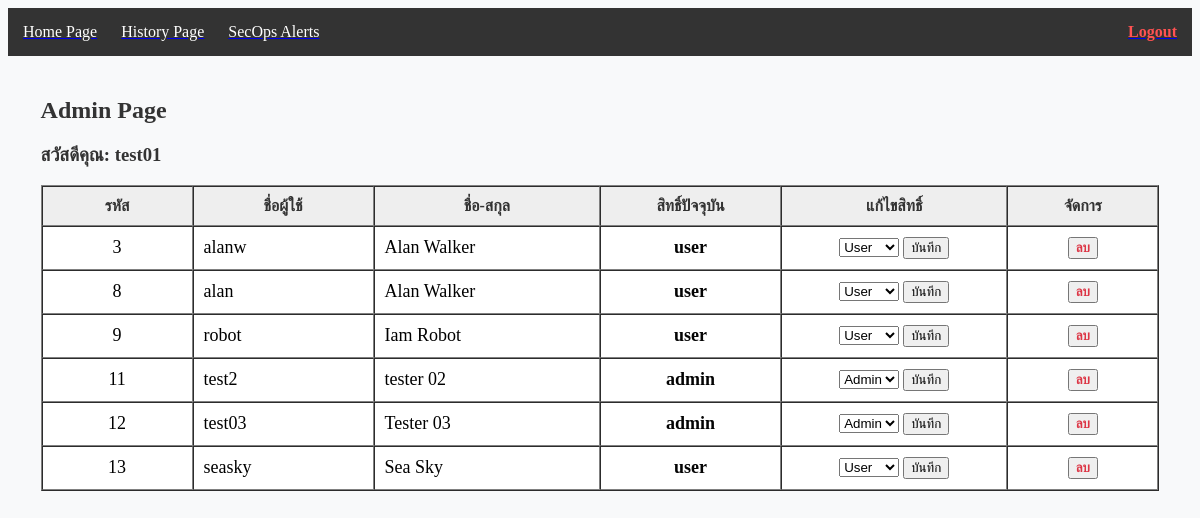
Page /admin.php (signed in) on the earlier database version.
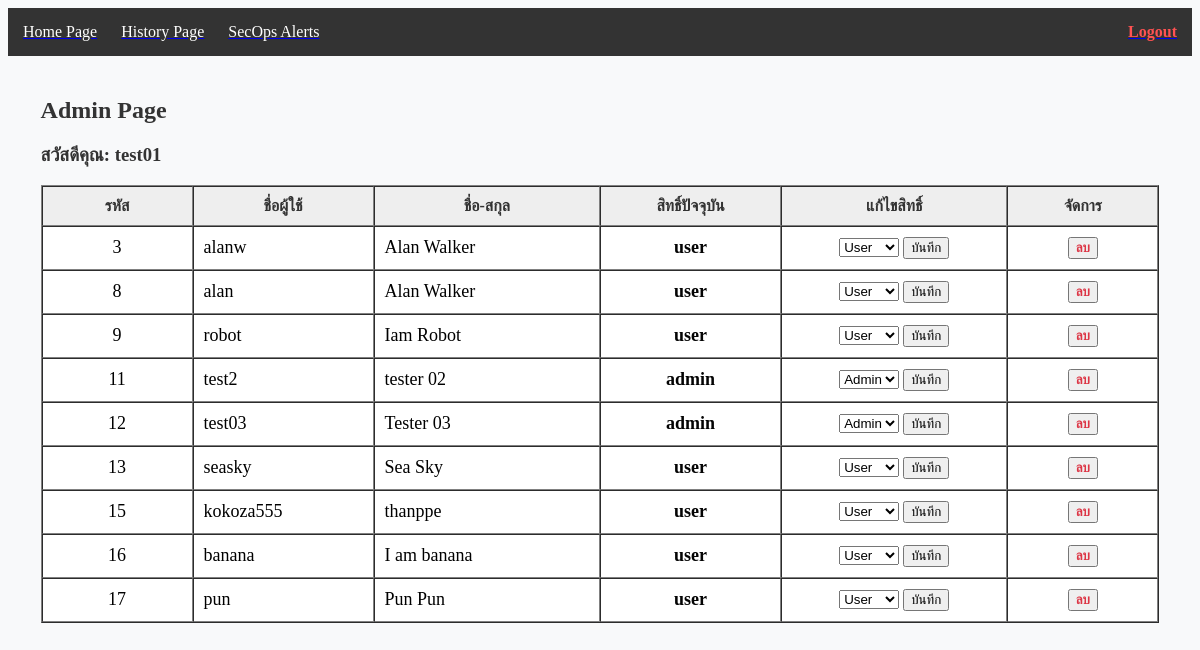
Same page on the later database version.
### tables this page shows
CREATE TABLE `user` (
  `user_id` int(11) NOT NULL,
  `username` varchar(20) NOT NULL,
  `password` varchar(500) NOT NULL,
  `m_level` varchar(20) NOT NULL COMMENT 'admin,user',
  `name` varchar(50) NOT NULL,
  `time` timestamp NOT NULL DEFAULT current_timestamp() ON UPDATE current_timestamp(),
  `status` varchar(50) DEFAULT NULL,
  `locked_until` datetime DEFAULT NULL,
  `lock_reason` varchar(255) DEFAULT NULL
);

### admin.php (the view, shortened to what this page needs)
<?php
require_once 'db_connect.php';
$current_logged_in_user = $_SESSION['user_id'];
$current_username = $_SESSION['username'] ?? 'Admin';
$sql_users = "SELECT user_id, username, name, m_level FROM user WHERE user_id != ?";
$stmt_users = $conn->prepare($sql_users);
$stmt_users->bind_param("i", $current_logged_in_user);
$stmt_users->execute();
$result = $stmt_users->get_result();
$users = $result->fetch_all(MYSQLI_ASSOC);
$roles_options = ['admin', 'user'];
?>
<!DOCTYPE html>
<html lang="th">
<head>
</head>
<body bgcolor="#f8f9fa">
    <table border="0" width="100%" bgcolor="#333333" cellpadding="15" cellspacing="0">
    <tr>
        <td align="left" width="33%">
            <a href="index.php"><font color="#ffffff">Home Page</font></a> &nbsp;&nbsp;&nbsp;&nbsp;
            <a href="view_logs.php"><font color="#ffffff">History Page</font></a> &nbsp;&nbsp;&nbsp;&nbsp;
            <a href="secops_alerts.php"><font color="#ffffff">SecOps Alerts</font></a>
        </td>
        <td align="right" width="33%">
            <a href="logout.php" onclick="return confirm('คุณต้องการออกจากระบบใช่หรือไม่?')">
                <b><font color="#ff5252">Logout</font></b>
            </a>
        </td>
    </tr>
    </table>
    <br>
    <table border="0" width="95%" align="center">
        <tr>
            <td>
                <h2><font color="#333333">Admin Page</font></h2>
                <h3><p><font color="#333333">สวัสดีคุณ: <b><?= htmlspecialchars($current_username) ?></b></font></p></h3>
                <table border="1" cellpadding="10" cellspacing="0" width="100%" bgcolor="#ffffff">
                    <tr bgcolor="#eeeeee">
                        <th width="10%"><font color="#333333">รหัส</font></th>
                        <th width="12%"><font color="#333333">ชื่อผู้ใช้</font></th>
                        <th width="15%"><font color="#333333">ชื่อ-สกุล</font></th>
                        <th width="12%"><font color="#333333">สิทธิ์ปัจจุบัน</font></th>
                        <th width="15%"><font color="#333333">แก้ไขสิทธิ์</font></th>
                        <th width="10%"><font color="#333333">จัดการ</font></th> </tr>
                    <?php foreach ($users as $u): ?>
                    <tr>
                        <td align="center"><font size="4"><?= $u['user_id'] ?></font></td>
                        <td><font size="4"><?= htmlspecialchars($u['username']) ?></font></td>
                        <td><font size="4"><?= htmlspecialchars($u['name']) ?></font></td>
                        <td align="center"><b><font size="4" color="#040404"><?= htmlspecialchars($u['m_level']) ?></font></b></td>
                        <td align="center">
                            <form method="POST">
                                <select name="m_level">
                                    <?php foreach ($roles_options as $role): ?>
                                        <option value="<?= $role ?>" <?= ($u['m_level'] == $role) ? 'selected' : '' ?>>
                                            <?= ucfirst($role) ?>
                                        </option>
                                    <?php endforeach; ?>
                                </select>
                                <button type="submit" name="update_role">บันทึก</button>
                            </form>
                        </td>
                        <td align="center">
                            <form method="POST" onsubmit="return confirm('คุณแน่ใจหรือไม่ว่าต้องการลบผู้ใช้งาน <?= htmlspecialchars($u['username']) ?> ?\nข้อมูลที่ถูกลบจะไม่สามารถกู้คืนได้!');">
                                <button type="submit" name="delete_user"><font color="#dc3545"><b>ลบ</b></font></button>
                            </form>
                        </td>
                    </tr>
                    <?php endforeach; ?>
                </table>
            </td>
        </tr>
    </table>
</body>
</html>

Differences in the rows shown:
added user: user_id "15", username "kokoza555", name "thanppe", m_level "user", m_level "User"
added user: user_id "16", username "banana", name "I am banana", m_level "user", m_level "User"
added user: user_id "17", username "pun", name "Pun Pun", m_level "user", m_level "User"
